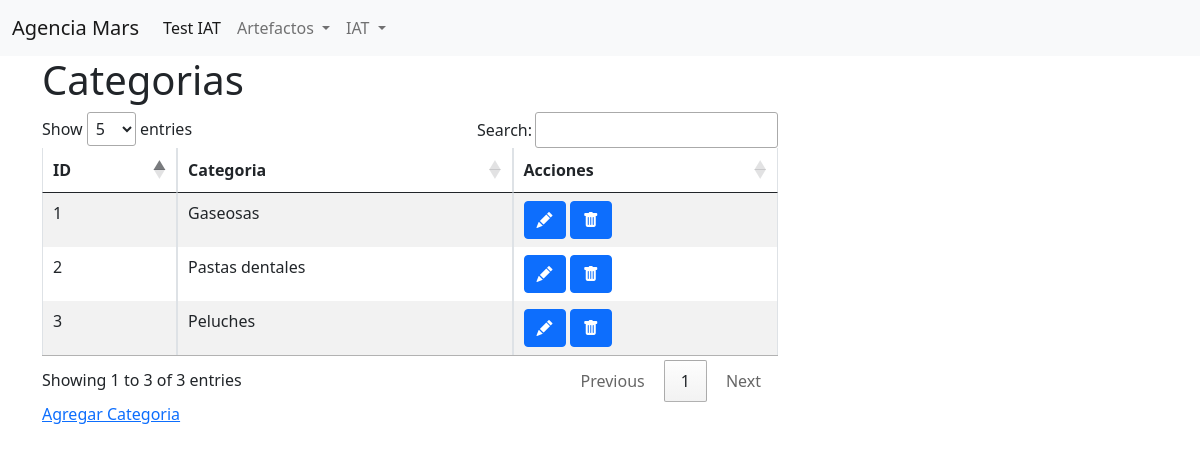
The page /categoria/ on the database as committed earlier.
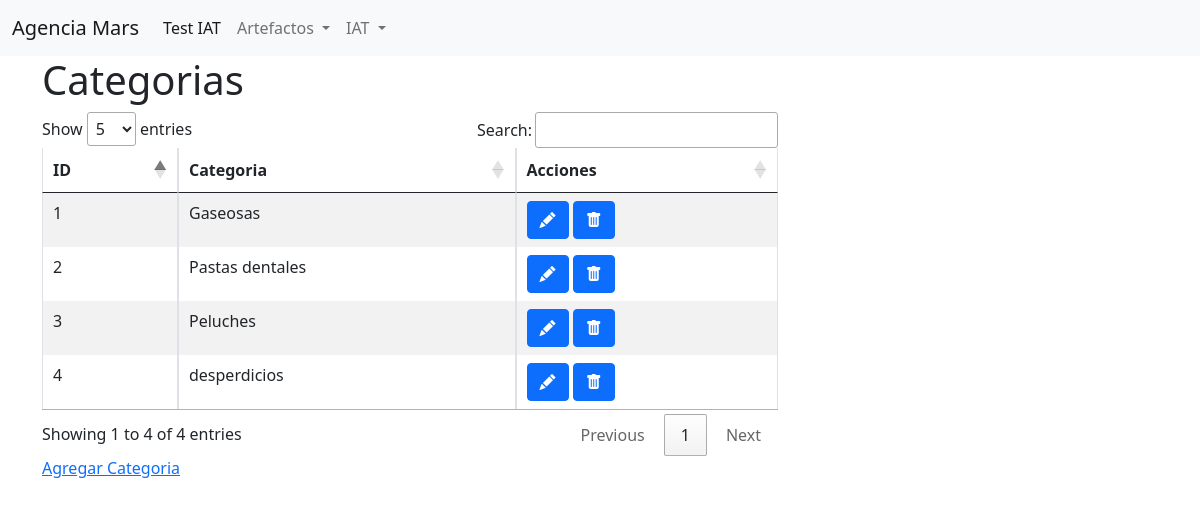
The same page on the database as committed later.
### test_iat/models.py (models this page shows)
class Categoria(models.Model):
    nombre =  models.CharField(max_length=255,unique=True)
    created_at = models.DateTimeField(auto_now_add=True)
    updated_at = models.DateTimeField(auto_now=True)

### test_iat/views.py (the view)
# urls.py: path('categoria/', views.categorias),
def categorias(request):
    categorias= Categoria.objects.all()
    context = {
    "categorias":categorias,
    "accion":'default'
    }
    return render(request, 'categorias.html', context)

### test_iat/templates/categorias.html (shortened to what this page needs)
{% extends './base.html' %}
{% block content %}
    <div class="container">
        {% ifequal accion "default" %}
        <div class="row">
            <div class="col-8">
                <h1>Categorias</h1>
                <div class="table-responsive">
                    <table id="shows" class="table table-striped table-bordered" width="100%" >
                        <thead>
                            <tr>
                                <th>ID</th>
                                <th>Categoria</th>
                                <th>Acciones</th>
                            </tr>
                        </thead>
                        <tbody>
                        {% for categoria in categorias %}
                            <tr>
                                <td> {{categoria.id}}</td>
                                <td> {{categoria.nombre}}</td>
                                <td><span data-placement="top" data-toggle="tooltip" title="Editar">
                                        <a href="/categoria/{{categoria.id}}/edit" class="btn btn-primary btn-xs" data-title="view" data-toogle="modal" data-target="#view">
                                            <i class="bi bi-pencil-fill"></i>
                                        </a>
                                    </span>
                                    <span data-placement="top" data-toggle="tooltip" title="Delete">
                                        <a href="#" data-href="/categoria/{{categoria.id}}/destroy" class="btn btn-primary btn-xs" data-title="view" data-bs-toggle="modal" data-bs-target="#confirm-delete">
                                            <i class="bi bi-trash-fill"></i>
                                        </a>
                                    </span>
                                </td>
                            </tr>
                        {% endfor %}
                        </tbody>
                    </table>
                </div>
            </div>
        </div>
        <div class="row">
            <div class="col-8">
                <a href="/categoria/new">Agregar Categoria</a>
            </div>
        </div>
        {% endifequal %}
    </div>
{% endblock %}

Rows that differ between the two databases and show on the page:
added Categoria: id "4", nombre "desperdicios"
Other text that changed with them:
text written by a page script: "Show entries Search: Showing 1 to 3 of 3 entries Previous 1 Next" → "Show entries Search: Showing 1 to 4 of 4 entries Previous 1 Next"
